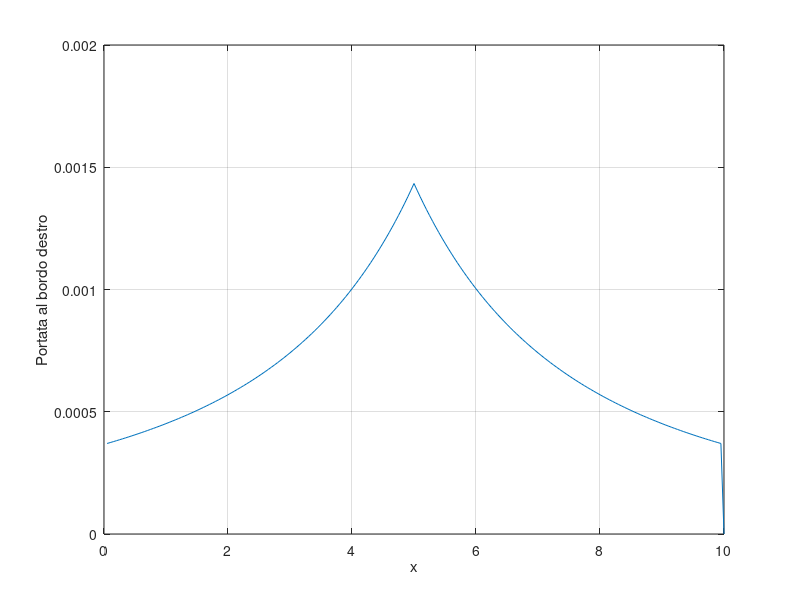
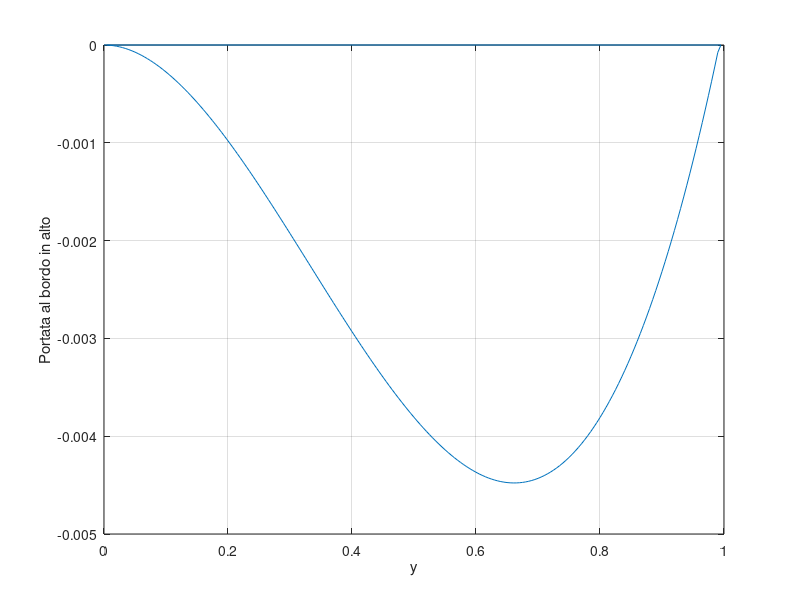
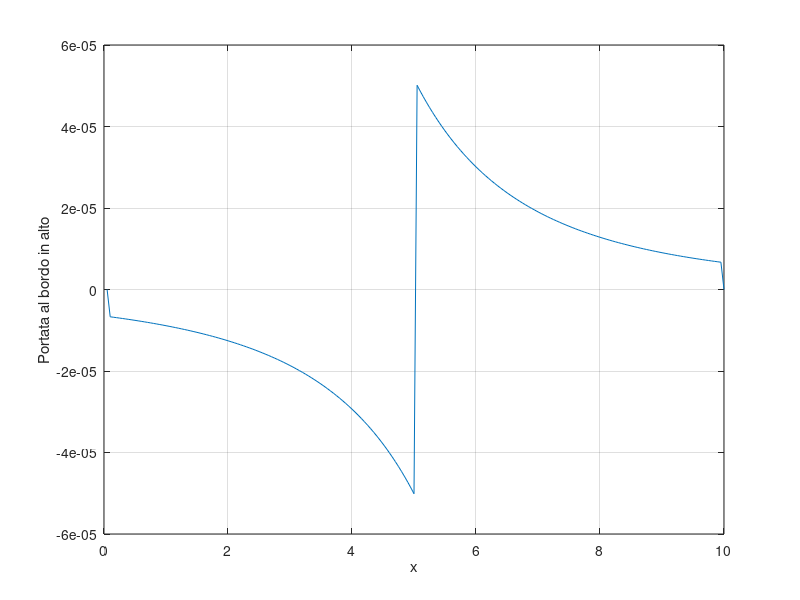

The MATLAB script that drew these images, in order:
clc
clear

% Parameters
delta = -0.5;
H0 = 1;
L = 10;
Nx0 = 100;

% Compute Nx
Nx = 2*Nx0 * abs(delta) / H0;
Nx_full = 2 * Nx;

% Define Ny symmetric profile
Ny = zeros(1, Nx_full);
for i = 1:Nx
    Ny(i) = 2*Nx0  - i;
    Ny(Nx_full - i) = 2*Nx0 - i;
end
Nx = Nx_full;

% Grid spacing
dx = L / Nx;
dy = abs(delta) * dx / (L / 2);
%% Coordinates at which concentrations should be evaluated
% x coordinates (cell centers)
x_conc = dx/2 : dx : L - dx/2;

% y coordinates stored in an array
for i=1:Nx
    y_conc(1,i)=dy/2;
    for j=2:Ny(i)
        y_conc(j,i)=y_conc(j-1,i)+dy;
    end
end
%% Coordinates at which the flowrate should be evaluated
% x coordinates (boundaries of the cells)
x_flow = dx : dx : L;

 % y coordinates stored in an array
 for i=1:Nx
     y_flow(1,i)=dy;
     for j=2:Ny(i)+1
         y_flow(j,i)=y_flow(j-1,i)+dy;
     end
 end

 H = max(y_flow, [], 1);

y__flow=y_flow';

for i =1:1:Nx
    for j=1:1:Ny(i)+1
        Q(i,j) = 6 * H0 / (H(i))^2 * ( - dy^2 / 2 + y__flow(i,j) * dy ...
            - dy^3 / (3 * H(i)) - (y__flow(i,j)^2 * dy) / H(i) ...
            + y__flow(i,j) * dy^2 / H(i));
    end
end


    for j=1:1:Ny(i)+1
        F(1,j) = 6 * (y__flow(1,j))^2 * H0 * (-1 / (2 * (H(1))^2) ...
            + y__flow(1,j) / (3 * (H(1))^3) + 1 / (2 * (H0)^2) ...
            - y__flow(i,j) / (3 * (H0)^3));
    end


for i =2:1:Nx
    for j=1:1:Ny(i)+1
        F(i,j) = 6 * (y__flow(i,j))^2 * H0 * (-1 / (2 * (H(i))^2) ...
            + y__flow(i,j) / (3 * (H(i))^3) + 1 / (2 * (H(i-1))^2) ...
            - y__flow(i,j) / (3 * (H(i-1))^3));
    end
end


figure;
A=x_flow(1:(end));
B=Q(:,3);
plot(A,B)
xlabel('x');
ylabel('Portata al bordo destro');
grid on;

figure;
C=y_flow(1:(end),2);
C=C';
D=F(3,:);
G=F(:,3);
plot(C,D)
xlabel('y');
ylabel('Portata al bordo in alto');
grid on;

figure
plot(A,G)
xlabel('x');
ylabel('Portata al bordo in alto');
grid on;


